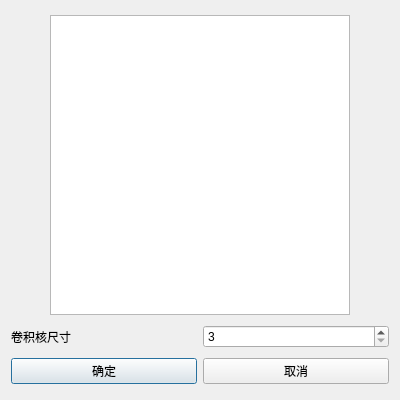
<?xml version="1.0" encoding="UTF-8"?>
<ui version="4.0">
 <class>ConvolutionDialog</class>
 <widget class="QDialog" name="ConvolutionDialog">
  <property name="geometry">
   <rect>
    <x>0</x>
    <y>0</y>
    <width>400</width>
    <height>400</height>
   </rect>
  </property>
  <property name="sizePolicy">
   <sizepolicy hsizetype="Fixed" vsizetype="Fixed">
    <horstretch>0</horstretch>
    <verstretch>0</verstretch>
   </sizepolicy>
  </property>
  <property name="windowTitle">
   <string>卷积设置</string>
  </property>
  <layout class="QVBoxLayout" name="verticalLayout">
   <item>
    <layout class="QHBoxLayout" name="horizontalLayout_3">
     <item>
      <widget class="QTableWidget" name="tableWidget">
       <property name="sizePolicy">
        <sizepolicy hsizetype="Fixed" vsizetype="Fixed">
         <horstretch>0</horstretch>
         <verstretch>0</verstretch>
        </sizepolicy>
       </property>
       <property name="minimumSize">
        <size>
         <width>300</width>
         <height>300</height>
        </size>
       </property>
       <property name="maximumSize">
        <size>
         <width>300</width>
         <height>300</height>
        </size>
       </property>
      </widget>
     </item>
    </layout>
   </item>
   <item>
    <layout class="QHBoxLayout" name="horizontalLayout_2">
     <item>
      <widget class="QLabel" name="label">
       <property name="text">
        <string>卷积核尺寸</string>
       </property>
      </widget>
     </item>
     <item>
      <widget class="QSpinBox" name="sizeSpinBox">
       <property name="minimum">
        <number>3</number>
       </property>
       <property name="maximum">
        <number>15</number>
       </property>
       <property name="singleStep">
        <number>2</number>
       </property>
       <property name="value">
        <number>3</number>
       </property>
      </widget>
     </item>
    </layout>
   </item>
   <item>
    <layout class="QHBoxLayout" name="horizontalLayout">
     <item>
      <widget class="QPushButton" name="acceptButton">
       <property name="text">
        <string>确定</string>
       </property>
      </widget>
     </item>
     <item>
      <widget class="QPushButton" name="rejectButton">
       <property name="text">
        <string>取消</string>
       </property>
      </widget>
     </item>
    </layout>
   </item>
  </layout>
 </widget>
 <resources/>
 <connections/>
</ui>
